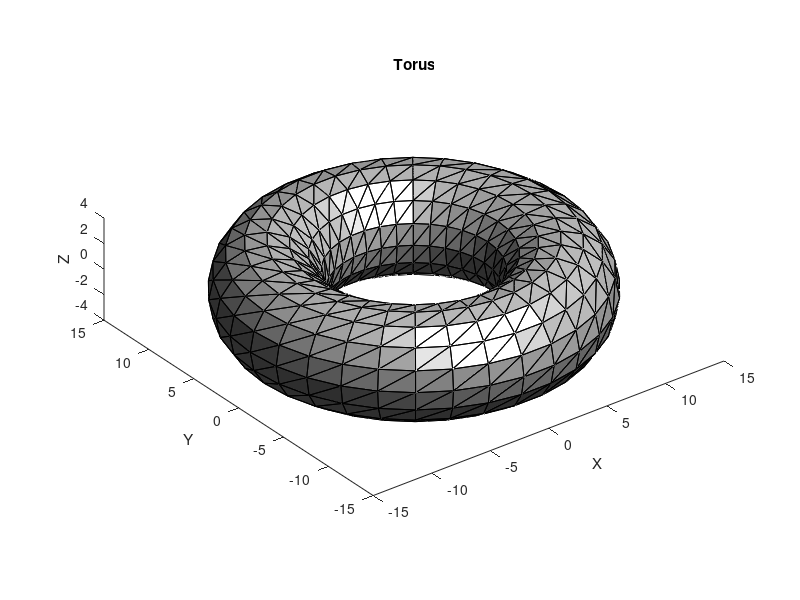

The MATLAB script that drew this image:
R = 10;  % outer radius of the torus
r = 4;  % inner radius of the torus

p = 35;
t = 17;
a = (p-1) * (t-1);

phi = linspace(0,2*pi,p);   % partition as measured in the toroidal direction
theta = linspace(0,2*pi,t); % partition as measured in the poloidal direction 

[Phi,Theta]=meshgrid(phi(1:p-1),theta(1:t-1)); % creates an array from phi and theta 

% torus coordinate functions as 18x36 arrays 
vertices.x = (R+r.*cos(Theta)).*cos(Phi);
vertices.y = (R+r.*cos(Theta)).*sin(Phi);
vertices.z = r.*sin(Theta);

torus.vertices(:,1) = reshape(vertices.x,[a,1]);
torus.vertices(:,2) = reshape(vertices.y,[a,1]);
torus.vertices(:,3) = reshape(vertices.z,[a,1]);

% upper triangular faces
    faces.upper(:,1) = [1:a];
    % normal
    faces.upper(1:end,2) = [faces.upper(1:end,1) + 1];                  % the second vertex for each upper triangle equals n+1
    faces.upper(1:end,3) = [faces.upper(1:end,1) + t];                  % the third vertex for each upper triangle equals n+t
    % connect poloidally (row t-1 to row 1)
    faces.upper(t-1:t-1:end,2) = [faces.upper(t-1:t-1:end,1) - (t-2)];  % every t-1 elements, the second vertex of the upper triangle equals n-3
    faces.upper(t-1:t-1:end,3) = [faces.upper(t-1:t-1:end,1) + 1];      % every t-1 elements, the third vertex of the upper triangle equals n+1
    % connect toroidally (column p-1 to column 1)
    faces.upper(end-(t-2):end,3) = [faces.upper(a-(t-2):end,1)-a+t];    % for the last t-1 terms, the third vertex equals n-a+t
    faces.upper(end,3) = [1];                                           % the ath vertex of the third vertex column is always index 1
%lower triangular faces
    faces.lower(:,1) = [1:a];
    % normal
    faces.lower(1:end,2) = [faces.lower(1:end,1) + t];                  % the second vertex for each lower triangle equals n+t
    faces.lower(1:end,3) = [faces.lower(1:end,1) + (t-1)];              % the third vertex for each lower triangle equals n+(t-1)
    % connect poloidally (row t-1 to row 1)
    faces.lower(t-1:t-1:end,2) = [faces.lower(t-1:t-1:end,1) + 1];      % every t-1 elements, the second vertex of the upper triangle equals n+1
    % connect toroidally (column p-1 to column 1)
    faces.lower(end-(t-2):end,2) = [faces.lower(end-(t-2):end,1)-a+t];      % for the last t-1 terms, the second vertex equals n-a+t
    faces.lower(end-(t-2):end,3) = [faces.lower(end-(t-2):end,1)-a+t-1];    % for the last t-1 terms, the third vertex equals n-a+t-1
    faces.lower(end,2) = [1];                                               % the last vertex of the second vertex column is always index 1
      
torus.faces = reshape([faces.lower(:) faces.upper(:)]', [], 3);         % combines upper and lower triangular face arrays using every other row

%%%%%%%%%%%%%%%%%%%%%%%%%%%%%%%%%%%%%%%%%%%%%%%%%%%%%%%%%%%%%%%%%%%%
% Graphing Options

g_option = 1;

if g_option == 0
    % Option 0: plot of the vertices
    plot3(torus.vertices(:,1),torus.vertices(:,2),torus.vertices(:,3), 'linestyle', 'none', 'marker', '.')
elseif g_option == 1
    % Option 1: to see the whole torus
    patch(torus, 'EdgeColor', [0 0 0], 'FaceColor', [0.5 0.5 0.5]);
elseif g_option == 2
    % Option 2: to see the front half of the torus
    patch('Faces',torus.faces(1:a,:),'Vertices',torus.vertices, 'EdgeColor', [0 0 0], 'FaceColor', [0.5 0.5 0.5]);
elseif g_option == 3
    % Option 3: to look at only the lower half of the torus
    lvertices = find(torus.vertices(:,3) < 0);          % finds every vertex that has a negative z-component
    lfaces = zeros(size(torus.faces));                  % initializes an array of zeros the size of the number of faces
    n = 0;                                              % initializes the row index for the for function
    for i=1:2*a                                         % for every face,...
        if ismember(torus.faces(i,1), lvertices)        % if the face selected has a first vertex with a negative z-component
            n = n + 1;
            lfaces(n,:) = torus.faces(i,:);             % then add that face to the set of lower faces
        end
    end
    torus.faces = lfaces(1:n,:);                  % set faces as only the lower faces

    patch('Faces',torus.faces,'Vertices',torus.vertices, 'EdgeColor', [0 0 0], 'FaceColor', [0.5 0.5 0.5]);
end
    
% plot specifications
view(3)                                 % view in 3D
daspect([1 1 1]);                       % sets the aspect ratio to 1:1:1
c1 = camlight();
c1 = camlight();
title('Torus');                         % titles the graph
xlabel('X');ylabel('Y');zlabel('Z');    % labels the axes
